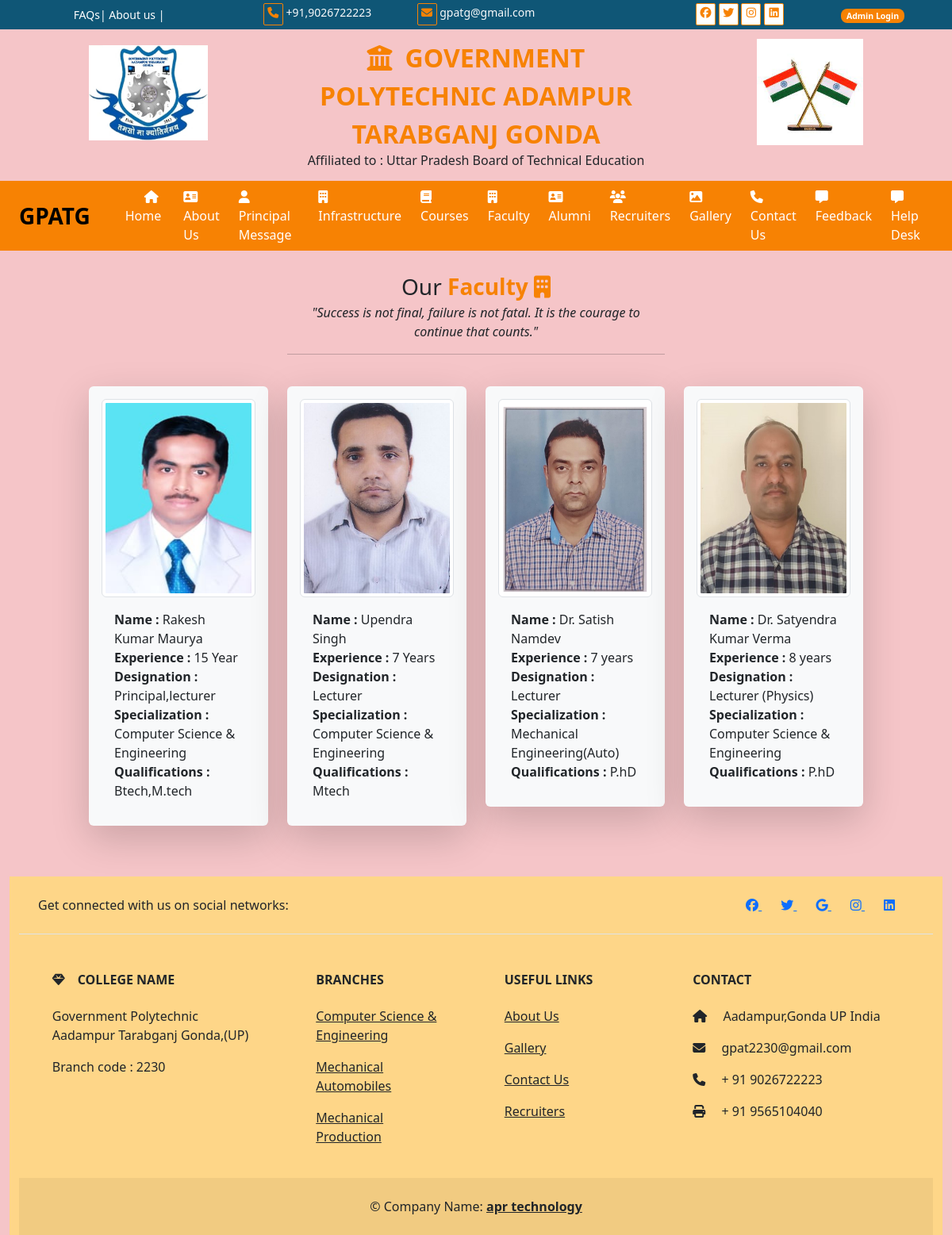
The app's page /faculty/ with its own data.
### user/models.py (models this page shows)
class tbl_faculty(models.Model):
    name=models.CharField(max_length=50,null=True)
    picture=models.ImageField(upload_to='static/faculty/',null=True)
    designation=models.CharField(max_length=40,null=True)
    experiance=models.CharField(max_length=20,null=True)
    specialization=models.CharField(max_length=50,null=True)
    qualification=models.CharField(max_length=40,null=True)

### user/views.py (the view)
# urls.py: path('faculty/',views.faculty),
def faculty(request):
    data=tbl_faculty.objects.all().order_by('-id')
    md={'fdata':data}
    return render(request,'faculty.html',md)

### templates/faculty.html (shortened to what this page needs)
{% extends 'base.html' %}
{% load static %}
{% block childpage %}
<div class="row">
    <div class="col-sm-5 mx-auto text-center my-4">
        <p class="fs-3 m-0">Our <b class="txt-color1">Faculty
        <i class="fa-solid fa-building"></i>
        </b></p>
        <i> "Success is not final, failure is not fatal. It is the courage to continue that counts."</i>
        <hr/>
    </div>
</div>
<div class="row">
    <div class="col-sm-10 mx-auto">
        <div class="row">
{% for i in fdata %}
        <div class="col-sm-3">
            <div class="card infra shadow-lg mb-3 bg-body-tertiary rounded border-0 p-3">
                <img src="../{{i.picture}}"  class="img-thumbnail" style="height:250px;"/>
                <div class="card-body">
                    <b>Name : </b>{{i.name}}<br/>
                    <b>Experience : </b>{{i.experiance}}<br/>
                    <b>Designation : </b>{{i.designation}}<br/>
                    <b>Specialization : </b>{{i.specialization}}<br/>
                    <b>Qualifications : </b>{{i.qualification}}<br/>
                </div>
            </div>
        </div>
{% endfor %}
            </div>
    </div>
</div>
{% endblock %}

### templates/base.html (style rules this page uses)
body { overflow-x:hidden; }
:root { --bgcolor1:#f78203; --bgcolor2:#0f5676; --bgcolor3:#ffb634; --bgcolor4:#f5c5c8; --bgcolor5:#f5ec90; --bgcolor6:#dcd6d4; --bgcolor7:#fed688; }
.txt-color1 { color:var(--bgcolor1); }
img { max-height:500px; }

### records on screen
tbl_faculty: picture (picture), name "Rakesh Kumar Maurya", experiance "15 Year", designation "Principal,lecturer", specialization "Computer Science & Engineering", qualification "Btech,M.tech"
tbl_faculty: picture (picture), name "Upendra Singh", experiance "7 Years", designation "Lecturer", specialization "Computer Science & Engineering", qualification "Mtech"
tbl_faculty: picture (picture), name "Dr. Satish Namdev", experiance "7 years", designation "Lecturer", specialization "Mechanical Engineering(Auto)", qualification "P.hD"
tbl_faculty: picture (picture), name "Dr. Satyendra Kumar Verma", experiance "8 years", designation "Lecturer (Physics)", specialization "Computer Science & Engineering", qualification "P.hD"
